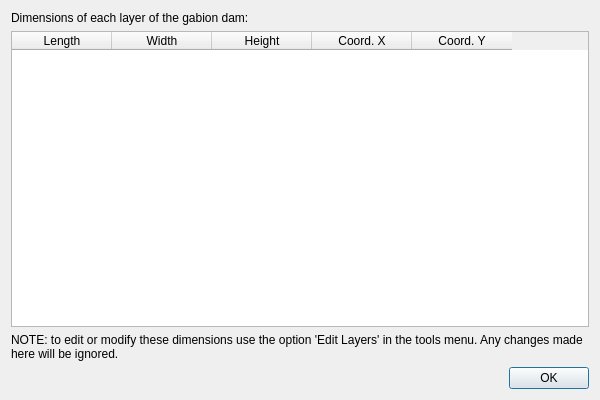
<?xml version="1.0" encoding="UTF-8"?>
<ui version="4.0">
 <class>DimensionDialog</class>
 <widget class="QDialog" name="DimensionDialog">
  <property name="geometry">
   <rect>
    <x>0</x>
    <y>0</y>
    <width>600</width>
    <height>400</height>
   </rect>
  </property>
  <property name="windowTitle">
   <string>Dam dimensions</string>
  </property>
  <layout class="QVBoxLayout" name="verticalLayout">
   <item>
    <widget class="QLabel" name="label">
     <property name="text">
      <string>Dimensions of each layer of the gabion dam:</string>
     </property>
    </widget>
   </item>
   <item>
    <widget class="CustomTableNoPaste" name="tableWidget">
     <column>
      <property name="text">
       <string>Length</string>
      </property>
     </column>
     <column>
      <property name="text">
       <string>Width</string>
      </property>
     </column>
     <column>
      <property name="text">
       <string>Height</string>
      </property>
     </column>
     <column>
      <property name="text">
       <string>Coord. X</string>
      </property>
     </column>
     <column>
      <property name="text">
       <string>Coord. Y</string>
      </property>
     </column>
    </widget>
   </item>
   <item>
    <widget class="QLabel" name="label_2">
     <property name="text">
      <string>NOTE: to edit or modify these dimensions use the option 'Edit Layers' in the tools menu. Any changes made here will be ignored.</string>
     </property>
     <property name="wordWrap">
      <bool>true</bool>
     </property>
    </widget>
   </item>
   <item>
    <widget class="QDialogButtonBox" name="buttonBox">
     <property name="orientation">
      <enum>Qt::Horizontal</enum>
     </property>
     <property name="standardButtons">
      <set>QDialogButtonBox::Ok</set>
     </property>
    </widget>
   </item>
  </layout>
 </widget>
 <customwidgets>
  <customwidget>
   <class>CustomTableNoPaste</class>
   <extends>QTableWidget</extends>
   <header>customtablenopaste.h</header>
  </customwidget>
 </customwidgets>
 <resources/>
 <connections>
  <connection>
   <sender>buttonBox</sender>
   <signal>accepted()</signal>
   <receiver>DimensionDialog</receiver>
   <slot>accept()</slot>
   <hints>
    <hint type="sourcelabel">
     <x>248</x>
     <y>254</y>
    </hint>
    <hint type="destinationlabel">
     <x>157</x>
     <y>274</y>
    </hint>
   </hints>
  </connection>
  <connection>
   <sender>buttonBox</sender>
   <signal>rejected()</signal>
   <receiver>DimensionDialog</receiver>
   <slot>reject()</slot>
   <hints>
    <hint type="sourcelabel">
     <x>316</x>
     <y>260</y>
    </hint>
    <hint type="destinationlabel">
     <x>286</x>
     <y>274</y>
    </hint>
   </hints>
  </connection>
 </connections>
</ui>
